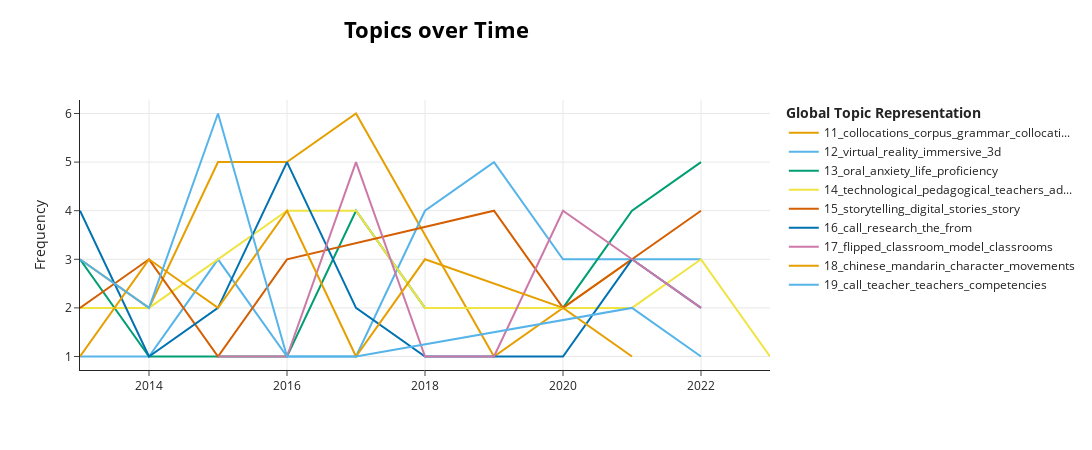

Source (notebook cell):
### Code cell
model.visualize_topics_over_time(topics_over_time, topics=[11, 12, 13, 14, 15, 16, 17, 18, 19])

### Figure 1 — Plotly figure (JSON) as saved in the notebook; plotly's stock layout.template omitted (floating-point values rounded to 4 significant figures)
{"data": [{"hoverinfo": "text", "hovertext": ["<b>Topic 11</b><br>Words: codes, ed, elegant, fad, qr", "<b>Topic 11</b><br>Words: examples, morphology, verb, fluid, diagnosis", "<b>Topic 11</b><br>Words: collocations, grammar, concordancing, instruction, adverbial", "<b>Topic 11</b><br>Words: collocations, collocation, concordancing, verb, retrieval", "<b>Topic 11</b><br>Words: corpus, concordance, instruction, restoring, correlations", "<b>Topic 11</b><br>Words: metalinguistic, clue, prior, explanation, matter", "<b>Topic 11</b><br>Words: collocation, clusters, spellchecker, detect, collocations"], "marker": {"color": "#E69F00"}, "mode": "lines", "name": "11_collocations_corpus_grammar_collocati...", "type": "scatter", "x": [2013, 2014, 2015, 2016, 2017, 2019, 2021], "y": [3, 2, 5, 5, 6, 1, 3]}, {"hoverinfo": "text", "hovertext": ["<b>Topic 12</b><br>Words: steam, related, building, design, technology", "<b>Topic 12</b><br>Words: constructivist, concepts, worlds, classes, virtual", "<b>Topic 12</b><br>Words: virtual, 3d, reality, unearths, journey", "<b>Topic 12</b><br>Words: sculpture, structural, steel, initial, findings", "<b>Topic 12</b><br>Words: underpinnings, theoretical, guide, creating, reality", "<b>Topic 12</b><br>Words: virtual, reality, created, foundations, existing", "<b>Topic 12</b><br>Words: virtual, reality, vr, with, immersive", "<b>Topic 12</b><br>Words: reality, virtual, augmented, immersive, shaping", "<b>Topic 12</b><br>Words: reality, virtual, immersive, homelessness, multicultural", "<b>Topic 12</b><br>Words: virtual, reality, classroom, product, fashion"], "marker": {"color": "#56B4E9"}, "mode": "lines", "name": "12_virtual_reality_immersive_3d", "type": "scatter", "x": [2013, 2014, 2015, 2016, 2017, 2018, 2019, 2020, 2021, 2022], "y": [1, 1, 3, 1, 1, 4, 5, 3, 3, 3]}, {"hoverinfo": "text", "hovertext": ["<b>Topic 13</b><br>Words: anxiety, sociopragmatic, conceptualizations, archi21, life", "<b>Topic 13</b><br>Words: affordance, ecological, anxiety, oral, asynchronous", "<b>Topic 13</b><br>Words: oral, cmc, proficiency, meta, mediated", "<b>Topic 13</b><br>Words: beginners, csl, life, oral, tasks", "<b>Topic 13</b><br>Words: oral, anxiety, life, fuency, emotional", "<b>Topic 13</b><br>Words: negotiations, interplay, oral, life, modalities", "<b>Topic 13</b><br>Words: act, oral, robot, exchanges, effects", "<b>Topic 13</b><br>Words: oral, anxiety, based, adapting, childhood", "<b>Topic 13</b><br>Words: anxiety, oral, speaking, life, epistemic"], "marker": {"color": "#009E73"}, "mode": "lines", "name": "13_oral_anxiety_life_proficiency", "type": "scatter", "x": [2013, 2014, 2015, 2016, 2017, 2018, 2020, 2021, 2022], "y": [3, 1, 1, 1, 4, 2, 2, 4, 5]}, {"hoverinfo": "text", "hovertext": ["<b>Topic 14</b><br>Words: one, nursing, math, adoption, computing", "<b>Topic 14</b><br>Words: barriers, adoption, universities, technology, preservice", "<b>Topic 14</b><br>Words: technological, content, pedagogical, knowledge, teachers", "<b>Topic 14</b><br>Words: survey, teachers, pedagogical, technological, adoption", "<b>Topic 14</b><br>Words: technological, total, which, questionnaire, validating", "<b>Topic 14</b><br>Words: technology, synthesis, classes, qualitative, young", "<b>Topic 14</b><br>Words: assess, continuance, readiness, hong, kong", "<b>Topic 14</b><br>Words: technology, technological, adoption, malaysia, normalising", "<b>Topic 14</b><br>Words: signature, defining, principles, pedagogy, its"], "marker": {"color": "#F0E442"}, "mode": "lines", "name": "14_technological_pedagogical_teachers_ad...", "type": "scatter", "x": [2013, 2014, 2016, 2017, 2018, 2020, 2021, 2022, 2023], "y": [2, 2, 4, 4, 2, 2, 2, 3, 1]}, {"hoverinfo": "text", "hovertext": ["<b>Topic 15</b><br>Words: it, storytelling, piece, did, proud", "<b>Topic 15</b><br>Words: storytelling, digital, enjoyment, malaysian, concerns", "<b>Topic 15</b><br>Words: narratives, structuring, gameplay, story, mind", "<b>Topic 15</b><br>Words: stories, storytelling, digital, overview, bringing", "<b>Topic 15</b><br>Words: storytelling, digital, stories, story, creative", "<b>Topic 15</b><br>Words: digital, semantic, relational, stories, account", "<b>Topic 15</b><br>Words: story, storytelling, digital, six, millennial", "<b>Topic 15</b><br>Words: storytelling, digital, creative, experienced, interdisciplinary"], "marker": {"color": "#D55E00"}, "mode": "lines", "name": "15_storytelling_digital_stories_story", "type": "scatter", "x": [2013, 2014, 2015, 2016, 2019, 2020, 2021, 2022], "y": [2, 3, 1, 3, 4, 2, 3, 4]}, {"hoverinfo": "text", "hovertext": ["<b>Topic 16</b><br>Words: call, domains, history, authenticity, realness", "<b>Topic 16</b><br>Words: validity, really, designs, medium, call", "<b>Topic 16</b><br>Words: call, quantitative, replicability, applied, closing", "<b>Topic 16</b><br>Words: call, from, 2016, celebrating, step", "<b>Topic 16</b><br>Words: call, equitable, multilingualism, possible, synergies", "<b>Topic 16</b><br>Words: analyses, transparency, reporting, 2003, 2015", "<b>Topic 16</b><br>Words: experiment, hidden, unearthing, call, advancing", "<b>Topic 16</b><br>Words: now, where, we, are, call", "<b>Topic 16</b><br>Words: call, chatrooms, scripted, engaged, evolution", "<b>Topic 16</b><br>Words: call, spread, 2015, 2011, neuroscience"], "marker": {"color": "#0072B2"}, "mode": "lines", "name": "16_call_research_the_from", "type": "scatter", "x": [2013, 2014, 2015, 2016, 2017, 2018, 2019, 2020, 2021, 2022], "y": [4, 1, 2, 5, 2, 1, 1, 1, 3, 2]}, {"hoverinfo": "text", "hovertext": ["<b>Topic 17</b><br>Words: foster, flipping, active, classroom, flipped", "<b>Topic 17</b><br>Words: health, flipped, impacts, high, classroom", "<b>Topic 17</b><br>Words: flipped, classroom, model, predictors, senior", "<b>Topic 17</b><br>Words: mastery, flipped, outside, classrooms, class", "<b>Topic 17</b><br>Words: flipped, refusal, appropriate, perception, achievement", "<b>Topic 17</b><br>Words: flipped, classroom, quot, point, impacts", "<b>Topic 17</b><br>Words: flipped, perspectives, framework, classroom, promotion", "<b>Topic 17</b><br>Words: flipped, classroom, scoping, fluency, implications"], "marker": {"color": "#CC79A7"}, "mode": "lines", "name": "17_flipped_classroom_model_classrooms", "type": "scatter", "x": [2015, 2016, 2017, 2018, 2019, 2020, 2021, 2022], "y": [1, 1, 5, 1, 1, 4, 3, 2]}, {"hoverinfo": "text", "hovertext": ["<b>Topic 18</b><br>Words: supporting, speaking, chinese, skills, online", "<b>Topic 18</b><br>Words: chinese, mandarin, bye, quot, beginning", "<b>Topic 18</b><br>Words: chinese, remedial, handwriting, movements, character", "<b>Topic 18</b><br>Words: chinese, mandarin, cantonese, kanji, express", "<b>Topic 18</b><br>Words: chinese, investigating, oral, second, assisted", "<b>Topic 18</b><br>Words: chinese, classroom, flipped, mandarin, beginner", "<b>Topic 18</b><br>Words: chinese, embodied, characters, body, character", "<b>Topic 18</b><br>Words: tablet, autism, spectrum, children, devices"], "marker": {"color": "#E69F00"}, "mode": "lines", "name": "18_chinese_mandarin_character_movements", "type": "scatter", "x": [2013, 2014, 2015, 2016, 2017, 2018, 2020, 2021], "y": [1, 3, 2, 4, 1, 3, 2, 1]}, {"hoverinfo": "text", "hovertext": ["<b>Topic 19</b><br>Words: call, teacher, zone, novelty, guidance", "<b>Topic 19</b><br>Words: call, difficulties, itilt, whiteboard, iranian", "<b>Topic 19</b><br>Words: call, competencies, teacher, teachers, developed", "<b>Topic 19</b><br>Words: lesson, growth, call, professional, investigation", "<b>Topic 19</b><br>Words: uses, personal, call, beliefs, pedagogical", "<b>Topic 19</b><br>Words: call, teacher, newly, swedish, arrived", "<b>Topic 19</b><br>Words: call, oriented, professional, tasks, project"], "marker": {"color": "#56B4E9"}, "mode": "lines", "name": "19_call_teacher_teachers_competencies", "type": "scatter", "x": [2013, 2014, 2015, 2016, 2017, 2021, 2022], "y": [3, 2, 6, 1, 1, 2, 1]}], "layout": {"height": 450, "hoverlabel": {"bgcolor": "white", "font": {"family": "Rockwell", "size": 16}}, "legend": {"title": {"text": "<b>Global Topic Representation"}}, "title": {"font": {"color": "Black", "size": 22}, "text": "<b>Topics over Time</b>", "x": 0.4, "xanchor": "center", "y": 0.95, "yanchor": "top"}, "width": 1250, "xaxis": {"showgrid": true}, "yaxis": {"showgrid": true, "title": {"text": "Frequency"}}}}
